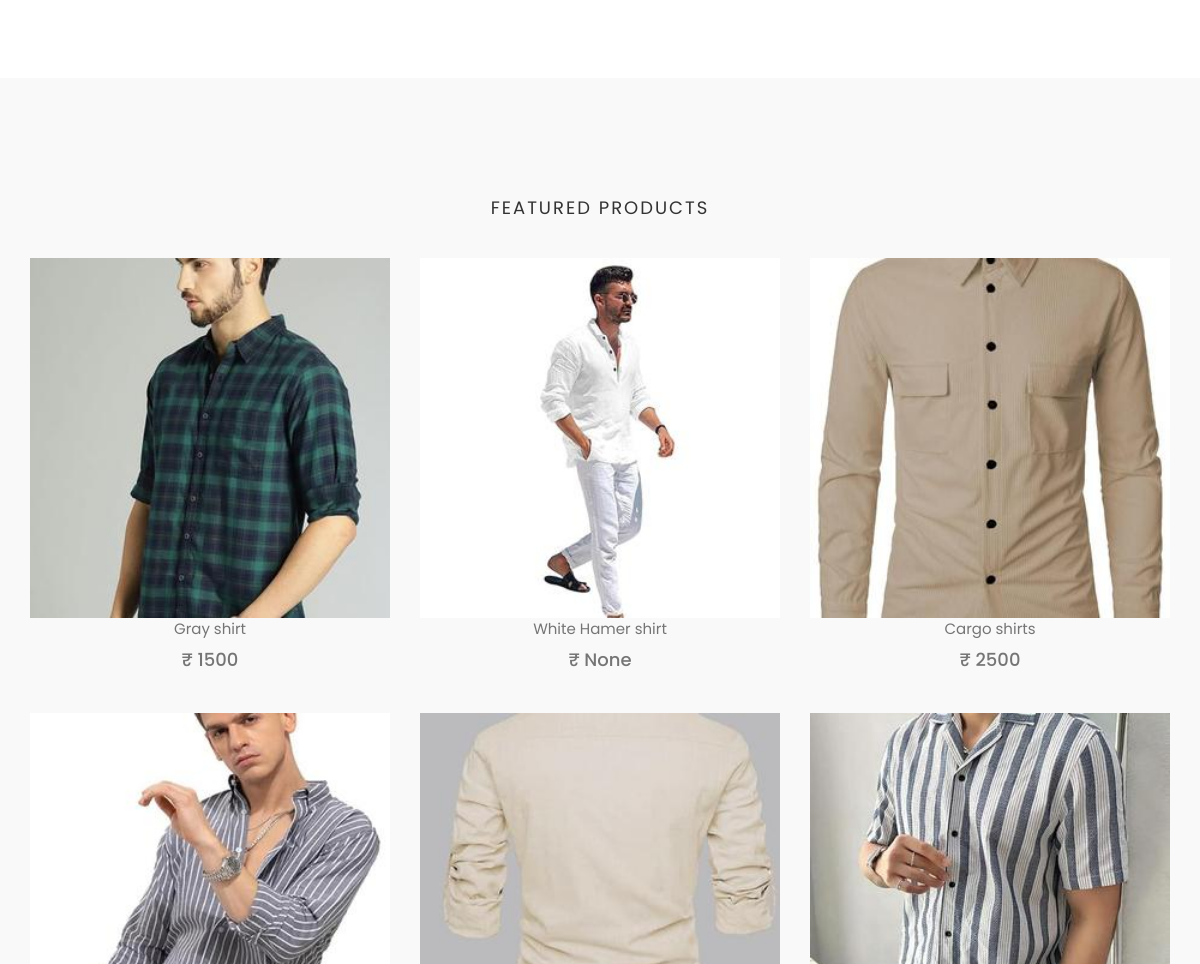
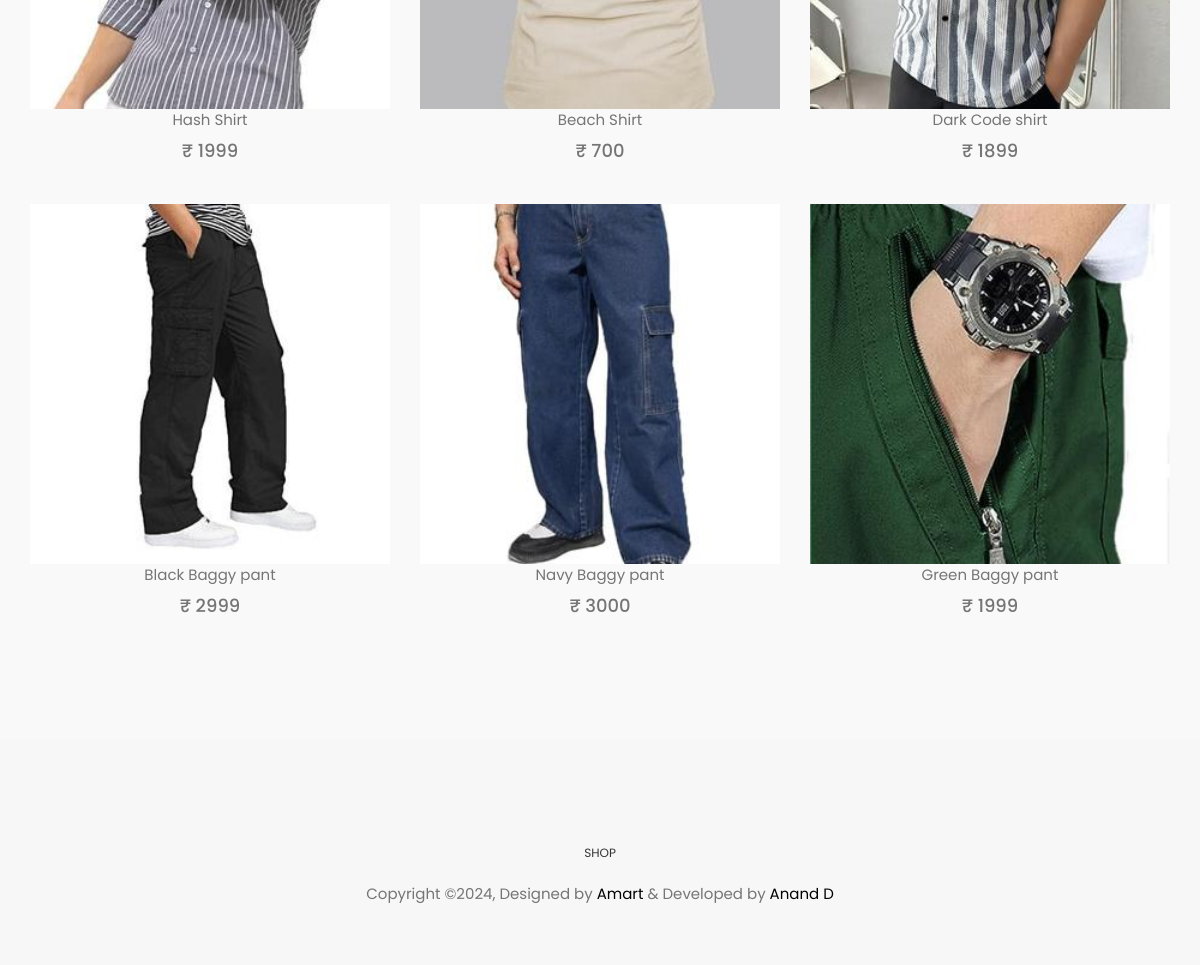
Before: / (lower part) with the older database file (2 pictures, top to bottom).
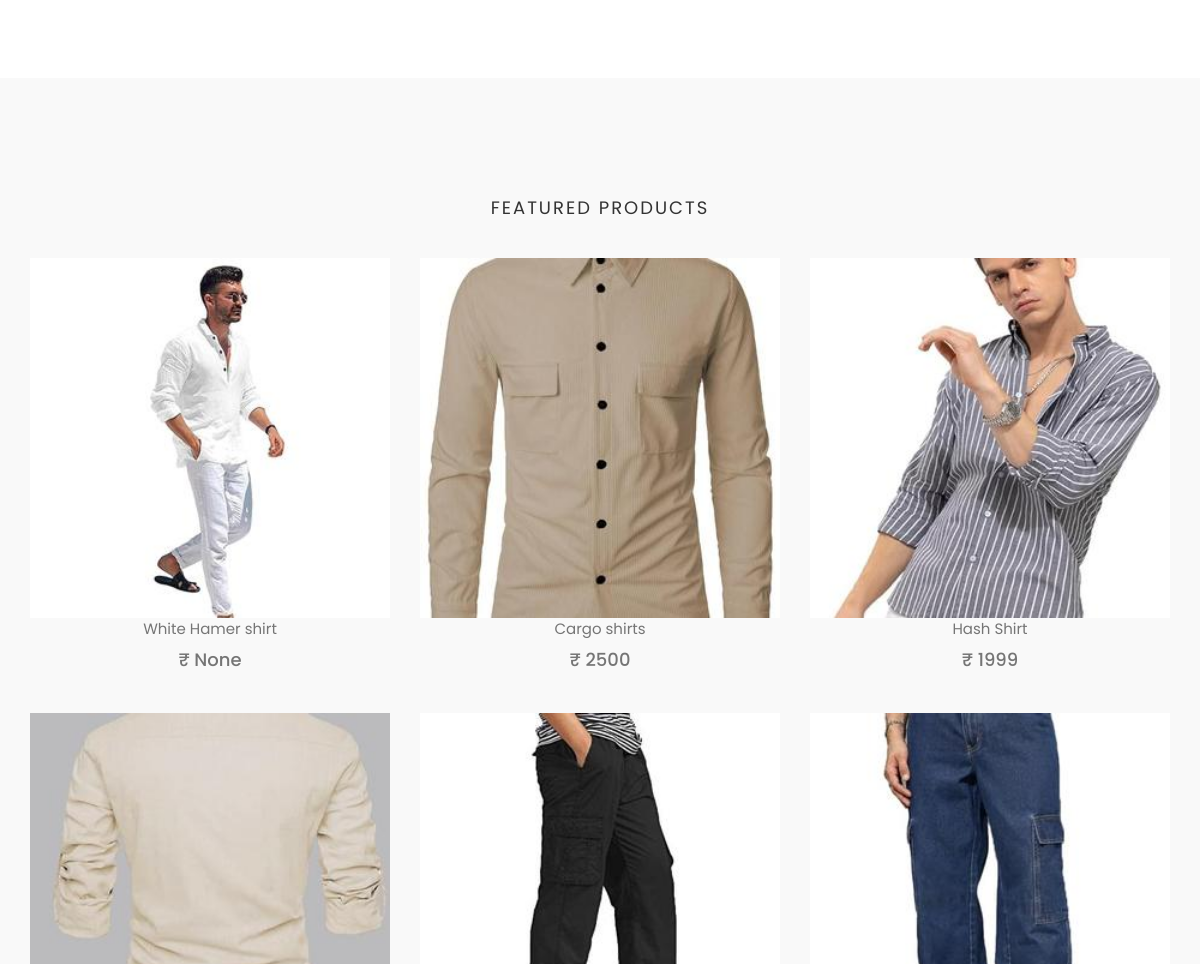
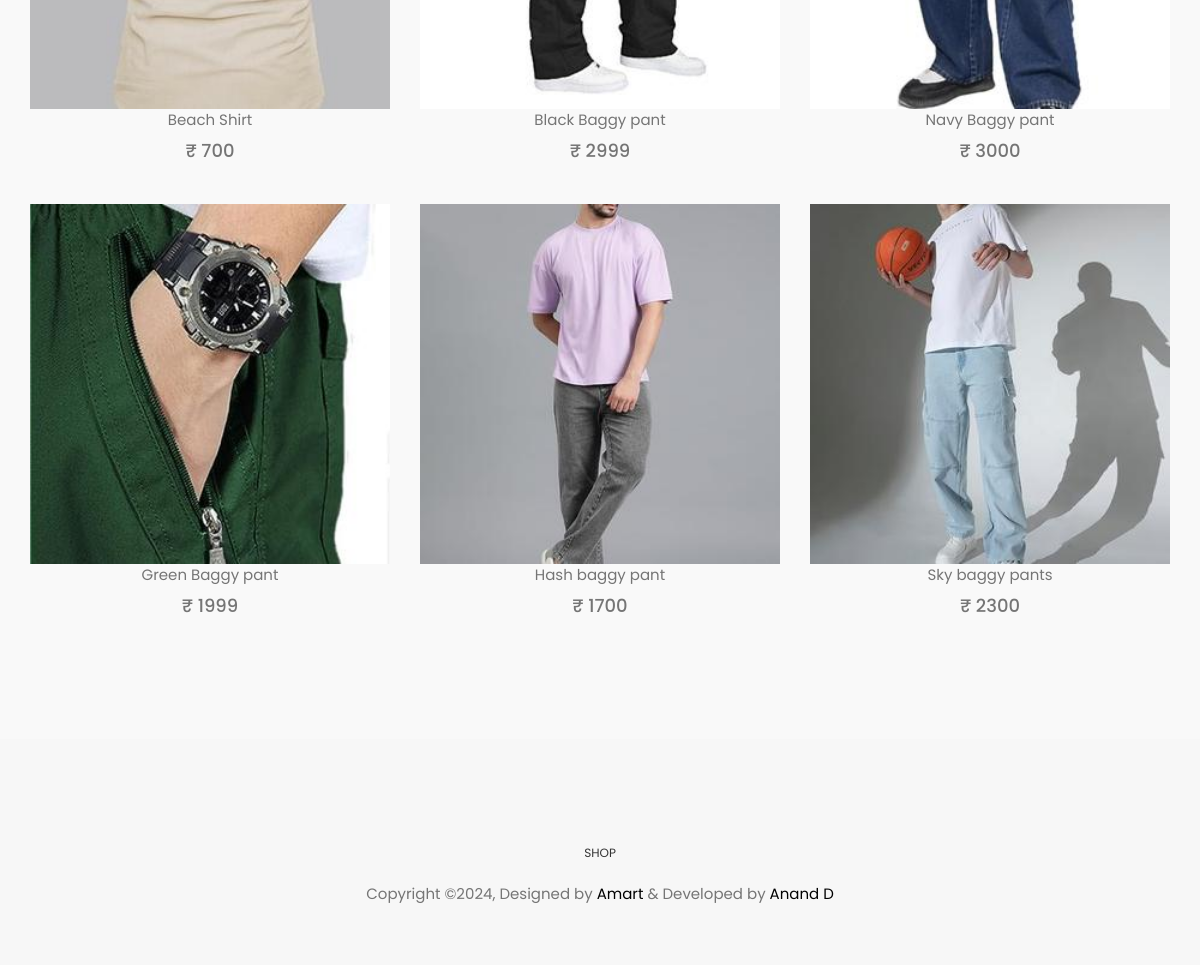
After: the same page with the newer database file (2 pictures, top to bottom).
### product/models.py (models this page shows, shortened)
class Product(SoftDeleteModel):
    name = models.CharField(max_length=100)
    description = models.TextField(max_length=511, null=True, blank=True)
    main_category = models.ForeignKey(
        Category, on_delete=models.CASCADE, related_name="main_category_products"
    )
    subcategories = models.ManyToManyField(
        Category, related_name="subcategory_products", blank=True
    )
    mrp = models.PositiveIntegerField(
        validators=[MinValueValidator(1)], null=True, blank=True
    )
    is_available = models.BooleanField(default=True)
    slug = models.SlugField(unique=True, max_length=100)
    created_at = models.DateTimeField(auto_now_add=True)
    last_modified_at = models.DateTimeField(auto_now=True)
    approved = models.BooleanField(default=True)
    approved_objects = ApprovedProductManager()

class ProductImage(models.Model):
    product = models.ForeignKey(
        Product, related_name="product_images", on_delete=models.CASCADE
    )
    image = models.ImageField(upload_to="images/product_images")
    priority = models.PositiveIntegerField(null=True, blank=True)

### home/views.py (the view)
# urls.py: 2. Add a URL to urlpatterns:  path('', views.home, name='home')
def home(request):
    title = "Home"
    products = Product.approved_objects.filter(is_available=True)[:9]
    inventery=Inventory.objects.filter(product__in=products)
    for product in products:
        primary_image = product.product_images.filter(priority=1).first()
        product.primary_image = primary_image
        inventory_item = inventery.filter(product=product).first()
        if inventory_item:
            product.shop_price = inventory_item.price
        else:
            product.shop_price = None
        if FavouriteItem.objects.filter(
            customer__id=request.user.id, product=product
        ).exists():
            product.is_favourite = True
        else:
            product.is_favourite = False
    categories = Category.objects.all()[:4]
    context = {"products": products,
                "categories": categories,
                  "title": title,
                  'inventery':inventery}
    return render(request, "home/home.html", context)

### ecom/models.py (called while the page is built)
    def get_queryset(self):
        return super().get_queryset().filter(is_deleted=False)

    def get_queryset(self):
        return super().get_queryset().filter(is_available=True)

### templates/home/home.html (shortened to what this page needs)
{% extends "home/base.html" %}
{% block content %}
    {% include 'home/includes/category.html' %}
    <section class="products section bg-gray">
        <div class="container">
            <div class="row">
                <div class="title text-center">
                    <h2>Featured Products</h2>
                </div>
            </div>
            <div class="row display-flex">
                {% for product in products %}
                    <div class="col-xl-3 col-lg-4 col-md-6 col-sm-12">
                        {% include "home/includes/product.html" %}
                    </div>
                {% endfor %}
            </div>
        </div>
    </section>
    {% include 'home/includes/footer.html' %}
{% endblock content %}

### templates/home/includes/product.html (shortened to what this page needs)
{% load static %}
<div class="product-item">
    <div id="product-thumb" class="product-thumb">
		<img id="product-image-id" class="img-responsive" src="{{ product.primary_image.image.url }}" alt="product-img" />
    </div>
    <div class="product-content">
        <a href="{% url "product_page" product.slug %}" target="_blank">
            <p class="truncate">{{ product.name }}</p>
            <p class="price"><strong class="h4">&#8377; {{ product.shop_price }} </strong>
			</p>
        </a>
    </div>
</div>

Changed rows visible on the page:
no longer on this page (row edited): Product: primary_image.image (picture), name "Gray shirt", shop_price "1500"
no longer on this page (row edited): Product: primary_image.image (picture), name "Dark Code shirt", shop_price "1899"
now on this page (row unchanged): Product: primary_image.image (picture), name "Hash baggy pant", shop_price "1700"
now on this page (row unchanged): Product: primary_image.image (picture), name "Sky baggy pants", shop_price "2300"
